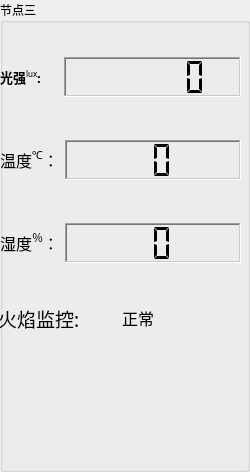
      <widget class="QGroupBox" name="groupBox_4">
       <property name="font">
        <font>
         <family>楷体_GB2312</family>
         <pointsize>9</pointsize>
         <weight>50</weight>
         <bold>false</bold>
        </font>
       </property>
       <property name="autoFillBackground">
        <bool>false</bool>
       </property>
       <property name="title">
        <string>节点三</string>
       </property>
       <property name="flat">
        <bool>true</bool>
       </property>
       <widget class="QPushButton" name="pushButton_light_fire_311">
        <property name="geometry">
         <rect>
          <x>-20</x>
          <y>340</y>
          <width>131</width>
          <height>111</height>
         </rect>
        </property>
        <property name="styleSheet">
         <string notr="true">background-image:url(:/images/08269450168fad5206c222副本.png)</string>
        </property>
        <property name="locale">
         <locale language="English" country="UnitedStatesMinorOutlyingIslands"/>
        </property>
        <property name="text">
         <string/>
        </property>
        <property name="flat">
         <bool>true</bool>
        </property>
       </widget>
       <widget class="QPushButton" name="pushButton_light_fire_321">
        <property name="geometry">
         <rect>
          <x>110</x>
          <y>340</y>
          <width>131</width>
          <height>111</height>
         </rect>
        </property>
        <property name="styleSheet">
         <string notr="true">background-image:url(:/images/08269450168fad5206c222副本.png)</string>
        </property>
        <property name="locale">
         <locale language="English" country="UnitedStatesMinorOutlyingIslands"/>
        </property>
        <property name="text">
         <string/>
        </property>
        <property name="flat">
         <bool>true</bool>
        </property>
       </widget>
       <widget class="QWidget" name="layoutWidget_5">
        <property name="geometry">
         <rect>
          <x>-2</x>
          <y>298</y>
          <width>241</width>
          <height>41</height>
         </rect>
        </property>
        <layout class="QHBoxLayout" name="horizontalLayout_24">
         <item>
          <widget class="QLabel" name="Label_Fire_3">
           <property name="sizePolicy">
            <sizepolicy hsizetype="Minimum" vsizetype="MinimumExpanding">
             <horstretch>0</horstretch>
             <verstretch>0</verstretch>
            </sizepolicy>
           </property>
           <property name="maximumSize">
            <size>
             <width>200</width>
             <height>50</height>
            </size>
           </property>
           <property name="font">
            <font>
             <family>楷体</family>
             <pointsize>12</pointsize>
             <weight>50</weight>
             <bold>false</bold>
             <underline>false</underline>
            </font>
           </property>
           <property name="text">
            <string>&lt;html&gt;&lt;head/&gt;&lt;body&gt;&lt;p&gt;&lt;span style=&quot; font-size:14pt;&quot;&gt;火焰监控:&lt;/span&gt;&lt;/p&gt;&lt;/body&gt;&lt;/html&gt;</string>
           </property>
          </widget>
         </item>
         <item>
          <widget class="QLabel" name="Label_FireResult_3">
           <property name="sizePolicy">
            <sizepolicy hsizetype="Maximum" vsizetype="Maximum">
             <horstretch>0</horstretch>
             <verstretch>0</verstretch>
            </sizepolicy>
           </property>
           <property name="maximumSize">
            <size>
             <width>200</width>
             <height>50</height>
            </size>
           </property>
           <property name="font">
            <font>
             <family>楷体</family>
             <pointsize>12</pointsize>
             <weight>50</weight>
             <bold>false</bold>
             <underline>false</underline>
            </font>
           </property>
           <property name="text">
            <string>&lt;html&gt;&lt;head/&gt;&lt;body&gt;&lt;p&gt; 正常 &lt;/p&gt;&lt;/body&gt;&lt;/html&gt;</string>
           </property>
          </widget>
         </item>
        </layout>
       </widget>
       <widget class="QWidget" name="layoutWidget_4">
        <property name="geometry">
         <rect>
          <x>0</x>
          <y>20</y>
          <width>241</width>
          <height>281</height>
         </rect>
        </property>
        <layout class="QVBoxLayout" name="verticalLayout_4">
         <item>
          <layout class="QHBoxLayout" name="horizontalLayout_5">
           <item>
            <widget class="QLabel" name="Label_Lux_3">
             <property name="sizePolicy">
              <sizepolicy hsizetype="Maximum" vsizetype="Maximum">
               <horstretch>0</horstretch>
               <verstretch>0</verstretch>
              </sizepolicy>
             </property>
             <property name="font">
              <font>
               <family>楷体</family>
               <pointsize>12</pointsize>
               <weight>50</weight>
               <bold>false</bold>
               <underline>false</underline>
              </font>
             </property>
             <property name="text">
              <string>&lt;html&gt;&lt;head/&gt;&lt;body&gt;&lt;p&gt;&lt;span style=&quot; font-size:10pt; font-weight:600;&quot;&gt;光强&lt;/span&gt;&lt;span style=&quot; font-size:10pt; vertical-align:super;&quot;&gt;lux&lt;/span&gt;&lt;span style=&quot; font-size:10pt; font-weight:600;&quot;&gt;:&lt;/span&gt;&lt;/p&gt;&lt;/body&gt;&lt;/html&gt;</string>
             </property>
            </widget>
           </item>
           <item>
            <spacer name="horizontalSpacer_7">
             <property name="orientation">
              <enum>Qt::Horizontal</enum>
             </property>
             <property name="sizeType">
              <enum>QSizePolicy::Ignored</enum>
             </property>
             <property name="sizeHint" stdset="0">
              <size>
               <width>17</width>
               <height>13</height>
              </size>
             </property>
            </spacer>
           </item>
           <item>
            <widget class="QLCDNumber" name="lcdNumber_lux_3">
             <property name="sizePolicy">
              <sizepolicy hsizetype="MinimumExpanding" vsizetype="Maximum">
               <horstretch>0</horstretch>
               <verstretch>0</verstretch>
              </sizepolicy>
             </property>
             <property name="minimumSize">
              <size>
               <width>0</width>
               <height>40</height>
              </size>
             </property>
             <property name="baseSize">
              <size>
               <width>0</width>
               <height>0</height>
              </size>
             </property>
             <property name="font">
              <font>
               <weight>75</weight>
               <bold>true</bold>
              </font>
             </property>
             <property name="cursor">
              <cursorShape>ArrowCursor</cursorShape>
             </property>
             <property name="autoFillBackground">
              <bool>false</bool>
             </property>
             <property name="frameShape">
              <enum>QFrame::WinPanel</enum>
             </property>
             <property name="frameShadow">
              <enum>QFrame::Sunken</enum>
             </property>
             <property name="smallDecimalPoint">
              <bool>true</bool>
             </property>
             <property name="digitCount">
              <number>5</number>
             </property>
             <property name="segmentStyle">
              <enum>QLCDNumber::Flat</enum>
             </property>
            </widget>
           </item>
          </layout>
         </item>
         <item>
          <layout class="QHBoxLayout" name="horizontalLayout_12">
           <item>
            <widget class="QLabel" name="label_Temp_3">
             <property name="sizePolicy">
              <sizepolicy hsizetype="Maximum" vsizetype="Maximum">
               <horstretch>0</horstretch>
               <verstretch>0</verstretch>
              </sizepolicy>
             </property>
             <property name="font">
              <font>
               <family>楷体</family>
               <pointsize>12</pointsize>
               <weight>50</weight>
               <bold>false</bold>
              </font>
             </property>
             <property name="text">
              <string>&lt;html&gt;&lt;head/&gt;&lt;body&gt;&lt;p align=&quot;center&quot;&gt;&lt;span style=&quot; font-weight:400;&quot;&gt;温度&lt;/span&gt;&lt;span style=&quot; font-weight:400; vertical-align:super;&quot;&gt;℃&lt;/span&gt;&lt;span style=&quot; font-weight:400;&quot;&gt;：&lt;/span&gt;&lt;/p&gt;&lt;/body&gt;&lt;/html&gt;</string>
             </property>
            </widget>
           </item>
           <item>
            <widget class="QLCDNumber" name="lcdNumber_Temp_3">
             <property name="sizePolicy">
              <sizepolicy hsizetype="Minimum" vsizetype="Maximum">
               <horstretch>0</horstretch>
               <verstretch>0</verstretch>
              </sizepolicy>
             </property>
             <property name="minimumSize">
              <size>
               <width>10</width>
               <height>40</height>
              </size>
             </property>
             <property name="baseSize">
              <size>
               <width>0</width>
               <height>0</height>
              </size>
             </property>
             <property name="font">
              <font>
               <weight>75</weight>
               <bold>true</bold>
              </font>
             </property>
             <property name="cursor">
              <cursorShape>ArrowCursor</cursorShape>
             </property>
             <property name="autoFillBackground">
              <bool>false</bool>
             </property>
             <property name="frameShape">
              <enum>QFrame::WinPanel</enum>
             </property>
             <property name="frameShadow">
              <enum>QFrame::Sunken</enum>
             </property>
             <property name="smallDecimalPoint">
              <bool>true</bool>
             </property>
             <property name="digitCount">
              <number>2</number>
             </property>
             <property name="segmentStyle">
              <enum>QLCDNumber::Flat</enum>
             </property>
            </widget>
           </item>
          </layout>
         </item>
         <item>
          <layout class="QHBoxLayout" name="horizontalLayout_13">
           <item>
            <widget class="QLabel" name="label_Humidity_3">
             <property name="sizePolicy">
              <sizepolicy hsizetype="Maximum" vsizetype="Maximum">
               <horstretch>0</horstretch>
               <verstretch>0</verstretch>
              </sizepolicy>
             </property>
             <property name="font">
              <font>
               <family>楷体</family>
               <pointsize>12</pointsize>
               <weight>50</weight>
               <bold>false</bold>
              </font>
             </property>
             <property name="text">
              <string>&lt;html&gt;&lt;head/&gt;&lt;body&gt;&lt;p align=&quot;center&quot;&gt;&lt;span style=&quot; font-weight:400;&quot;&gt;湿度&lt;/span&gt;&lt;span style=&quot; font-weight:400; vertical-align:super;&quot;&gt;％&lt;/span&gt;&lt;span style=&quot; font-weight:400;&quot;&gt;：&lt;/span&gt;&lt;/p&gt;&lt;/body&gt;&lt;/html&gt;</string>
             </property>
            </widget>
           </item>
           <item>
            <widget class="QLCDNumber" name="lcdNumber_Humidity_3">
             <property name="sizePolicy">
              <sizepolicy hsizetype="Preferred" vsizetype="Maximum">
               <horstretch>0</horstretch>
               <verstretch>0</verstretch>
              </sizepolicy>
             </property>
             <property name="minimumSize">
              <size>
               <width>0</width>
               <height>40</height>
              </size>
             </property>
             <property name="baseSize">
              <size>
               <width>0</width>
               <height>0</height>
              </size>
             </property>
             <property name="font">
              <font>
               <weight>75</weight>
               <bold>true</bold>
              </font>
             </property>
             <property name="cursor">
              <cursorShape>ArrowCursor</cursorShape>
             </property>
             <property name="autoFillBackground">
              <bool>false</bool>
             </property>
             <property name="frameShape">
              <enum>QFrame::WinPanel</enum>
             </property>
             <property name="frameShadow">
              <enum>QFrame::Sunken</enum>
             </property>
             <property name="smallDecimalPoint">
              <bool>true</bool>
             </property>
             <property name="digitCount">
              <number>2</number>
             </property>
             <property name="segmentStyle">
              <enum>QLCDNumber::Flat</enum>
             </property>
            </widget>
           </item>
          </layout>
         </item>
        </layout>
       </widget>
       <widget class="QPushButton" name="pushButton_light_fire_310">
        <property name="geometry">
         <rect>
          <x>-20</x>
          <y>342</y>
          <width>131</width>
          <height>121</height>
         </rect>
        </property>
        <property name="styleSheet">
         <string notr="true">background-image:url(:/images/08269450168fad5206c副本.png)</string>
        </property>
        <property name="locale">
         <locale language="English" country="UnitedStatesMinorOutlyingIslands"/>
        </property>
        <property name="text">
         <string/>
        </property>
        <property name="flat">
         <bool>true</bool>
        </property>
       </widget>
       <widget class="QPushButton" name="pushButton_light_fire_320">
        <property name="geometry">
         <rect>
          <x>110</x>
          <y>342</y>
          <width>131</width>
          <height>121</height>
         </rect>
        </property>
        <property name="styleSheet">
         <string notr="true">background-image:url(:/images/08269450168fad5206c副本.png)</string>
        </property>
        <property name="locale">
         <locale language="English" country="UnitedStatesMinorOutlyingIslands"/>
        </property>
        <property name="text">
         <string/>
        </property>
        <property name="flat">
         <bool>true</bool>
        </property>
       </widget>
      </widget>
